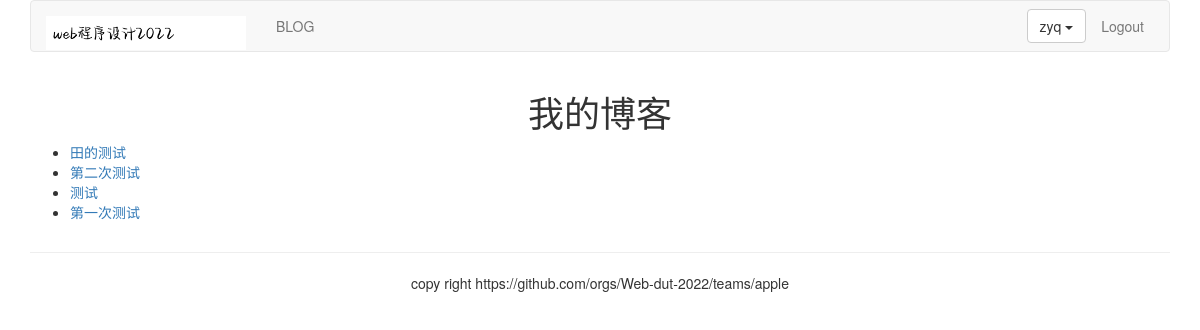
Page /blog/ (signed in) on the committed database.
### blog/models.py (models this page shows, shortened)
class BlogArticles(models.Model):
    title = models.CharField(max_length=300)
    author = models.ForeignKey(User, related_name="blog_posts",on_delete = models.DO_NOTHING)
    body = models.TextField()
    publish = models.DateTimeField(default=timezone.now)
    class Meta:
        ordering = ("-publish",)

### blog/views.py (the view)
# urls.py: path("", views.blog_title, name='blog_title'),
def blog_title(request):
    blogs = BlogArticles.objects.all()
    return render(request,"blog/titles.html",{"blogs":blogs})

### templates/blog/titles.html (shortened to what this page needs)
{% extends "base.html" %}
{% block content %}
<div class="row text-center vertical-middle-sm">
    <h1>我的博客</h1>
</div>
<div class="row">
    <div class="col-xs-12 col-md-8">
    <ul>
    {% for blog in blogs %}
        <li><a href="{{blog.id}}">{{ blog.title }}</a></li>
    {% endfor %}
    </ul>
    </div>
</div>
{% endblock %}

### templates/header.html (shortened to what this page needs)
{% load static %}
<div class="container">
    <nav class="navbar navbar-default" role="navigation">
        <div class="navbar-header">
            <a class="navbar-brand" href="https://github.com/Web-dut-2022">
                <img src="{% static '/images/logo.png' %}" width="200px">
            </a>
        </div>
        <div>
            <ul class="nav navbar-nav" role="navigation">
                <li><a href="{% url 'blog:blog_title' %}">BLOG</a></li>
            </ul>
            <ul class="nav navbar-nav navbar-right" style="margin-right: 10px">
                {% if user.is_authenticated %}
                <li>
                    <div class="dropdown" style="margin-top:8px">
                        <button class='btn btn-default dropdown-toggle' type='button' id='dropdownMenu' data-toggle='dropdown'>{{ user.username }}
                            <span class='caret'></span>
                        </button>
                    </div>
                </li>
                <li><a href="{% url 'account:user_logout' %}">Logout</a></li>
                {% else %}
               <li><a href="{% url 'account:user_login' %}">LOGIN</a></li>
               {% endif %}
            </ul>
        </div>
    </nav>
</div>

### rows in the picture
BlogArticles: title "田的测试"
BlogArticles: title "第二次测试"
BlogArticles: title "测试"
BlogArticles: title "第一次测试"

### other values in the picture
{{ user.username }} "zyq"
